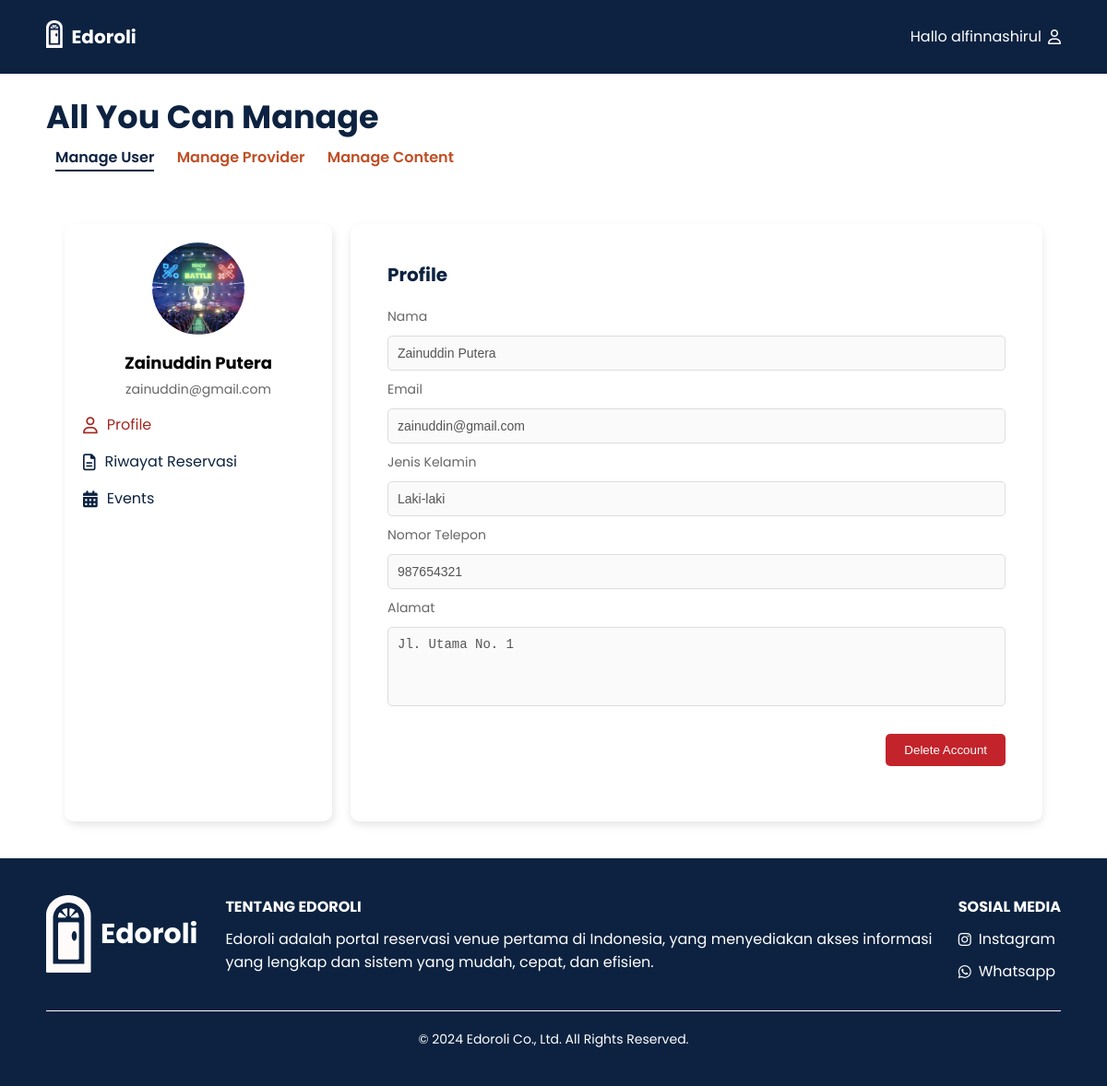
Page /Edorolli/Admin/user_detail.php?id=1 (signed in) on the committed database.
### tables this page shows
CREATE TABLE `user` (
  `id` int(10) NOT NULL,
  `gmail` varchar(30) DEFAULT NULL,
  `name` varchar(255) DEFAULT NULL,
  `password` varchar(255) DEFAULT NULL,
  `gender` enum('Laki-laki','Perempuan') DEFAULT NULL,
  `nomorhp` bigint(18) DEFAULT NULL,
  `alamat` varchar(255) DEFAULT NULL
);

### Edorolli/Admin/user_detail.php (the view, shortened to what this page needs)
<?php
$conn = connectDatabase();
$userId = $_GET['id'];
$sql = "SELECT * FROM user WHERE id = ?";
$stmt = $conn->prepare($sql);
$stmt->bind_param("i", $userId);
$stmt->execute();
$result = $stmt->get_result();
$user = $result->fetch_assoc();
?>
<!DOCTYPE html>
<html lang="en">
<head>
  <link rel="stylesheet" href="https://cdnjs.cloudflare.com/ajax/libs/font-awesome/6.0.0-beta3/css/all.min.css" />
  <link rel="stylesheet" href="../css/detail_user.css" />
  <link rel="stylesheet" href="../css/footer.css" />
</head>
<body>
<header>
    <div class="wrapper">
        <div class="logo-nama">
            <div class="logo"><img src="../image/logo.png" alt="Logo"></div>
            <div class="nama_website"><a href="#">Edoroli</a></div>
        </div>
        <div class="menu"><a href="user_manage.php?page=1">Hallo <?php echo $_SESSION['username']; ?><i class="far fa-user"></i></a></div>
    </div>
</header>
<nav class="main-title">
<h1>All You Can Manage</h1>
    <div class="nav-links">
        <a href="user_manage.php?page=1" class="nav-item active" id="user">Manage User</a>
        <a href="prov_manage.php?page=1" class="nav-item" id="provider">Manage Provider</a>
        <a href="content_venue.php" class="nav-item" id="content">Manage Content</a>
    </div>
</nav>
<main>
  <div class="container">
    <div class="sidebar">
      <div class="profile-info">
        <img src="../image/MLBB.jpg" alt="Profile Picture" />
        <h3><?php echo htmlspecialchars($user['name']); ?></h3>
        <p><?php echo htmlspecialchars($user['gmail']); ?></p>
      </div>
      <nav>
        <ul>
          <li class="active"><a href="user_detail.php?id=<?php echo $userId; ?>"><i class="far fa-user"></i> Profile</a></li>
          <li><a href="user_riwayatR.php?id_user=<?php echo $userId; ?>"><i class="far fa-file-alt"></i> Riwayat Reservasi</a></li>
          <li><a href="userEvent_manage.php?id_user=<?php echo $userId; ?>&page=1"><i class="fas fa-calendar-alt"></i> Events</a></li>
        </ul>
      </nav>
    </div>
    <div class="content">
      <div class="profile-details">
        <h2>Profile</h2>
        <form id="profileForm" action="../php/update_profile.php" method="POST">
          <label for="name">Nama</label>
          <input type="text" id="name" name="name" value="<?php echo htmlspecialchars($user['name']); ?>" disabled/>
          <label for="email">Email</label>
          <input type="email" id="email" name="email" value="<?php echo htmlspecialchars($user['gmail']); ?>" disabled/>
          <label for="gender">Jenis Kelamin</label>
          <input type="text" id="gender" name="gender" value="<?php echo htmlspecialchars($user['gender']); ?>" disabled/>
          <label for="phone">Nomor Telepon</label>
          <input type="text" id="phone" name="phone" value="<?php echo htmlspecialchars($user['nomorhp']); ?>" disabled/>
          <label for="address">Alamat</label>
          <textarea id="address" name="address" rows="4" disabled><?php echo htmlspecialchars($user['alamat']); ?></textarea>
          <div class="button-group">
            <button type="button" id="editBtn" class="edit-btn" onclick="deleteAccount(<?php echo $userId; ?>)">Delete Account</button>
          </div>
        </form>
      </div>
    </div>
  </div>
</main>
<?php require_once '../php/footer.php'; ?>
</body>
</html>

### Edorolli/css/detail_user.css (style rules this page uses)
* { text-decoration: none; margin: 0px; padding: 0px; }
body { font-family: "Poppins", sans-serif; margin: 0; padding: 0; background-color: white; }
.wrapper { width: 1100px; margin: auto; align-items: center; }
.nama_website a { font-size: 20px; font-weight: bold; float: left; font-family: "Poppins"; color: #fff; }
.logo img { padding: 22px 10px 0px 0px; vertical-align: center; float: left; max-width: 50px; max-height: 30px; }
.menu { float: right; display: flex; align-items: center; margin-left: auto; }
.menu a { color: #fff; display: flex; align-items: center; }
.menu a i { margin-left: 7px; }
header { width: 100%; margin: auto; display: flex; line-height: 80px; position: sticky; top: 0px; background-color: #0c2240; z-index: 10; justify-content: space-between; align-items: center; }
.main-title { max-width: 1100px; margin: 20px auto; display: flex; flex-direction: column; }
.main-title h1 { font-size: 35px; color: #0c2240; margin-bottom: 5px; }
.main-title a { margin: 0 10px; color: #bf4f26; text-decoration: none; font-size: 18px solid; position: relative; font-weight: 600; }
.nav-item.active { color: #0c2240; }
.nav-item.active::after { content: ""; position: absolute; width: 100%; height: 2px; background-color: #0c2240; left: 0; bottom: -4px; }
main { max-width: 1100px; margin: auto; padding: 20px; box-sizing: border-box; }
.container { display: flex; margin: 20px auto; max-width: 1100px; gap: 20px; }
.sidebar { background-color: #fff; border-radius: 10px; box-shadow: 2px 4px 8px rgba(0.1, 0, 0, 0.1); padding: 20px; width: 250px; }
.profile-info { text-align: center; }
.profile-info img { width: 100px; height: 100px; border-radius: 50%; margin-bottom: 10px; }
.profile-info h3 { font-size: 18px; margin-bottom: 5px; }
.profile-info p { font-size: 14px; color: #666; }
.sidebar nav ul { list-style: none; padding: 0; }
.sidebar nav ul li { margin: 15px 0; }
.sidebar nav ul li a { color: #0c2240; font-size: 16px; display: flex; align-items: center; gap: 10px; }
.sidebar nav ul li a i { font-size: 18px; }
.sidebar nav ul li.active a { color: #a62821; }
.sidebar nav ul li.active a i { color: #a62821; }
.content { flex-grow: 1; background-color: #fff; border-radius: 10px; box-shadow: 0 4px 8px rgba(0, 0, 0, 0.1); padding: 20px; }
.profile-details { margin-bottom: 20px; max-width: 100%; padding: 20px; box-sizing: border-box; }
.profile-details h2 { font-size: 20px; color: #0c2240; margin-bottom: 20px; }
.profile-details form { display: flex; flex-direction: column; gap: 10px; width: 100%; max-width: 800px; }
.profile-details form label { font-size: 14px; color: #666; }
.profile-details form input, .profile-details form textarea { padding: 10px; font-size: 14px; border: 1px solid #ddd; border-radius: 5px; width: 100%; box-sizing: border-box; resize: none; }
.profile-details .edit-btn { background-color: #C3232B; color: #fff; padding: 10px 20px; border: none; border-radius: 5px; cursor: pointer; align-self: flex-end; margin-top: 20px; }
.profile-details .button-group { display: block; gap: 10px; text-align: right; }

### rows in the picture
user: name "Zainuddin Putera", gmail "zainuddin@gmail.com", email "zainuddin@gmail.com", gender "Laki-laki", phone "987654321", address "Jl. Utama No. 1"

### other values in the picture
$_SESSION['username'] "alfinnashirul"
